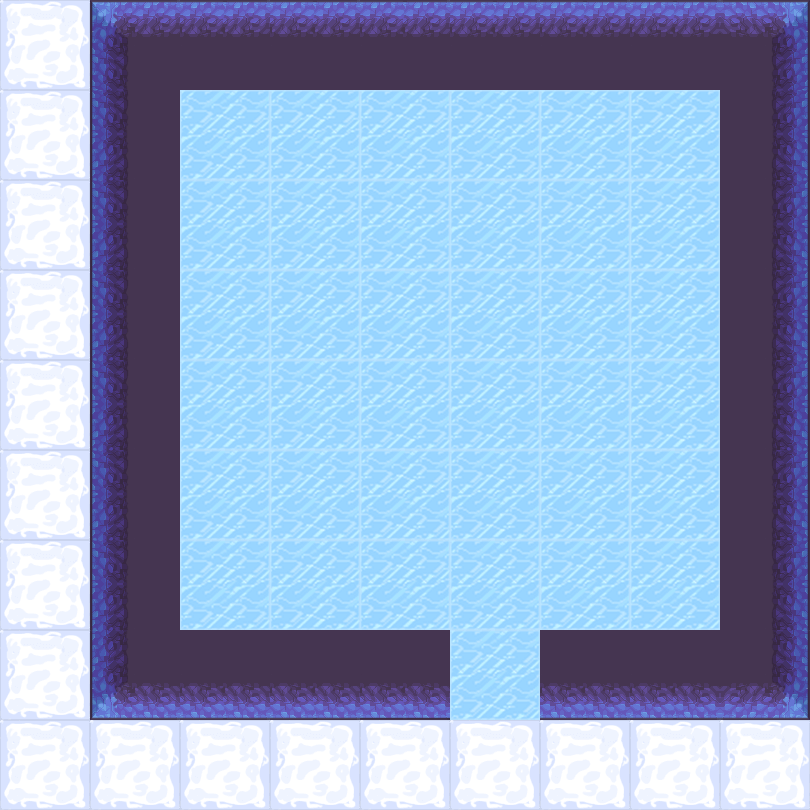

Below is a game level as drawn by its tile map, then a one-line description and the .tmx that defines it (tile-layer data replaced by summaries):
An orthogonal 9x9 tile map with 90x90 px tiles, 2 tile layers (地形, 障碍) and 38 objects (31x map, 5x spring, bed, door).

<map version="1.5" tiledversion="1.7.2" orientation="orthogonal" renderorder="right-down" width="9" height="9" tilewidth="90" tileheight="90" infinite="0" nextlayerid="4" nextobjectid="47">
 <tileset firstgid="1" name="1" tilewidth="90" tileheight="90" tilecount="100" columns="10">
  <image source="2.png" trans="ff00ff" width="900" height="900" />
 </tileset>
 <layer id="1" name="地形" width="9" height="9">
  <data>[81 cells, 80 non-empty, 2 distinct tile ids]</data>
 </layer>
 <layer id="2" name="障碍" width="9" height="9">
  <data>[81 cells, 27 non-empty, 8 distinct tile ids]</data>
 </layer>
 <objectgroup id="3" name="对象">
  <object id="1" name="bed" x="450" y="90" width="90" height="90" />
  <object id="2" name="map" x="180" y="360" width="90" height="90" />
  <object id="5" name="map" x="630" y="180" width="90" height="90" />
  <object id="6" name="map" x="180" y="180" width="90" height="90" />
  <object id="7" name="map" x="180" y="270" width="90" height="90" />
  <object id="10" name="map" x="180" y="450" width="90" height="90" />
  <object id="12" name="map" x="180" y="540" width="90" height="90" />
  <object id="13" name="map" x="540" y="90" width="90" height="90" />
  <object id="14" name="map" x="630" y="90" width="90" height="90" />
  <object id="15" name="map" x="270" y="540" width="90" height="90" />
  <object id="16" name="map" x="270" y="450" width="90" height="90" />
  <object id="17" name="map" x="270" y="360" width="90" height="90" />
  <object id="18" name="map" x="270" y="270" width="90" height="90" />
  <object id="19" name="map" x="270" y="180" width="90" height="90" />
  <object id="21" name="map" x="450" y="180" width="90" height="90" />
  <object id="22" name="map" x="360" y="270" width="90" height="90" />
  <object id="23" name="map" x="450" y="270" width="90" height="90" />
  <object id="24" name="map" x="540" y="270" width="90" height="90" />
  <object id="26" name="map" x="450" y="360" width="90" height="90" />
  <object id="27" name="map" x="360" y="450" width="90" height="90" />
  <object id="28" name="map" x="630" y="270" width="90" height="90" />
  <object id="30" name="map" x="630" y="360" width="90" height="90" />
  <object id="31" name="map" x="540" y="450" width="90" height="90" />
  <object id="32" name="map" x="450" y="450" width="90" height="90" />
  <object id="33" name="map" x="630" y="450" width="90" height="90" />
  <object id="34" name="map" x="630" y="540" width="90" height="90" />
  <object id="35" name="map" x="360" y="90" width="90" height="90" />
  <object id="36" name="map" x="270" y="90" width="90" height="90" />
  <object id="37" name="map" x="180" y="90" width="90" height="90" />
  <object id="38" name="map" x="450" y="540" width="90" height="90">
   <properties>
    <property name="weapon" type="int" value="1" />
   </properties>
  </object>
  <object id="39" name="map" x="540" y="540" width="90" height="90">
   <properties>
    <property name="weapon" type="int" value="2" />
   </properties>
  </object>
  <object id="40" name="map" x="360" y="540" width="90" height="90">
   <properties>
    <property name="weapon" type="int" value="3" />
   </properties>
  </object>
  <object id="41" name="door" x="450" y="630" width="90" height="90">
   <properties>
    <property name="LorR" type="int" value="1" />
    <property name="motion" type="int" value="4" />
    <property name="rotate" type="int" value="0" />
   </properties>
  </object>
  <object id="42" name="spring" x="0" y="270" width="90" height="90">
   <properties>
    <property name="direction" value="2" />
   </properties>
  </object>
  <object id="43" name="spring" x="360" y="180" width="90" height="90">
   <properties>
    <property name="direction" value="2" />
   </properties>
  </object>
  <object id="44" name="spring" x="540" y="180" width="90" height="90">
   <properties>
    <property name="direction" value="3" />
   </properties>
  </object>
  <object id="45" name="spring" x="540" y="360" width="90" height="90">
   <properties>
    <property name="direction" value="4" />
   </properties>
  </object>
  <object id="46" name="spring" x="360" y="360" width="90" height="90">
   <properties>
    <property name="direction" value="1" />
   </properties>
  </object>
 </objectgroup>
</map>
